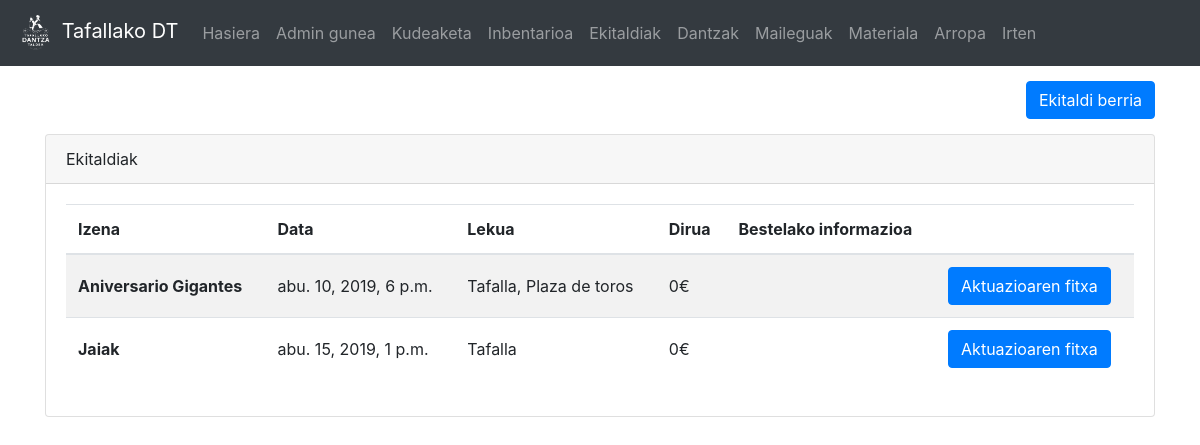
Page /ekitaldiak (signed in) on the earlier database version.
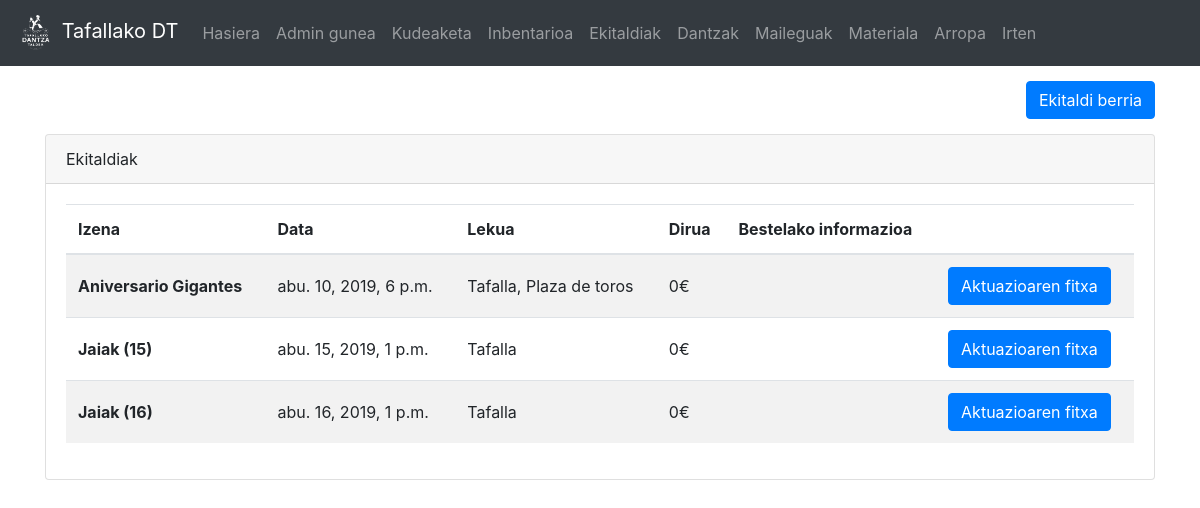
Same page on the later database version.
### dantza/models.py (models this page shows, shortened)
class Ekitaldia(models.Model):
	izena = models.CharField(max_length=200)
	data = models.DateTimeField('aktuazio data')
	lekua = models.CharField(max_length=100)
	dirua = models.IntegerField(blank=True)
	beste_info = models.CharField(max_length=500, blank=True)
	dantzariak = models.ManyToManyField(Dantzaria, blank=True)
	dantzak = models.ManyToManyField(Dantza, blank=True)

### dantza/views.py (the view, shortened to what this page needs)
# urls.py: path('ekitaldiak',views.ekitaldiak, name = 'ekitaldiak'),
@login_required(login_url='/login')
def ekitaldiak(request):
	return render(request,'dantza/ekitaldiak.html',{'e_list':Ekitaldia.objects.all()})

### dantza/templatetags/auth_extras.py (called while the page is built)
@register.filter(name='has_group')
def has_group(user, group_name):
    return user.groups.filter(name=group_name).exists()

### templates/dantza/ekitaldiak.html (shortened to what this page needs)
{% extends "dantza/base.html" %}
{% block edukia %}
<div class="container">
{% if request.user.is_superuser %}
	<div class="clearfix">
	<button type="button" style="margin-top: 15px;" class="float-right btn btn-primary" data-toggle="modal" data-target="#exampleModal">
	  Ekitaldi berria
	</button>
	</div>
{% endif %}
	<div class="card" style="margin-top: 15px; margin-bottom:15px;">
		<div class="card-header">Ekitaldiak</div>
		<div class="card-body">
			{% if e_list %}
				<div class="table-responsive">
					<table class="table table-hover table-striped">
					  	<thead>
							<tr>
						  		<th scope="col">Izena</th>
						 		<th scope="col">Data</th>
						  		<th scope="col">Lekua</th>
						  		{% if request.user.is_superuser %}
									<th scope="col">Dirua</th>
						  		{% endif %}
						  		<th scope="col">Bestelako informazioa</th>
								<th scope="col"></th>
							</tr>
					  	</thead>
					  	<tbody>
							{% for e in e_list %}
							  	<tr>
								  	<th scope="row" style="vertical-align:middle;">{{ e.izena }}</th>
								  	<td style="vertical-align:middle;">{{ e.data }}</td>
								  	<td style="vertical-align:middle;">{{ e.lekua }}</td>
								  	{% if request.user.is_superuser %}
								  		<td style="vertical-align:middle;">{{ e.dirua }}€</td>
								  	{% endif %}
								  	<td style="vertical-align:middle;">{{ e.beste_info }}</td>
								  	<td  style="vertical-align:middle;">
									  	<a href="/ekitaldiak/{{ e.pk }}" class="btn btn-primary">Aktuazioaren fitxa</a>
									</td>
							  	</tr>
							{% endfor %}
						</tbody>
					</table>
				</div>
			{% else %}
				Ez dago ekitaldirik.<br/>
			{% endif %}
		</div>
	</div>
</div>
{% endblock edukia %}

Differences in the rows shown:
changed Ekitaldia: izena "Jaiak" → "Jaiak (15)"
added Ekitaldia: izena "Jaiak (16)", data "abu. 16, 2019, 1 p.m.", lekua "Tafalla", dirua "0"
